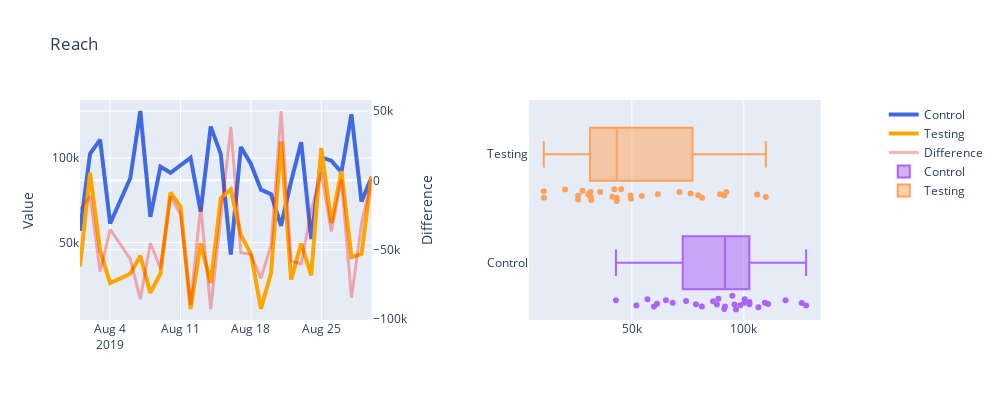
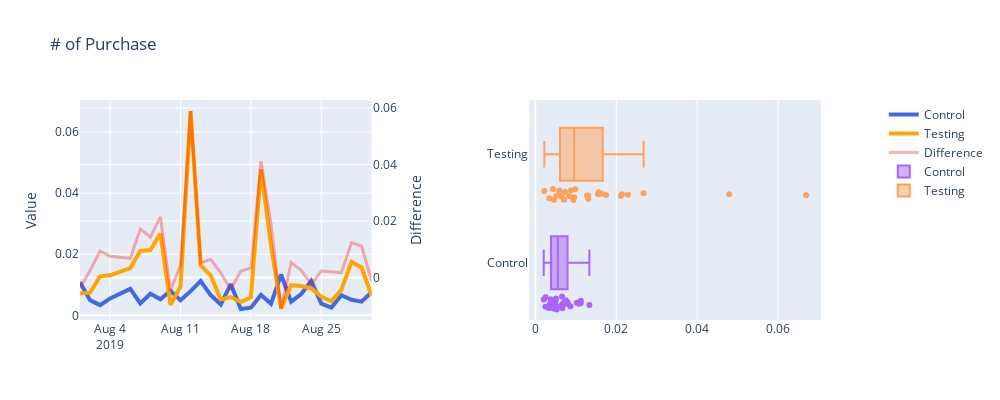
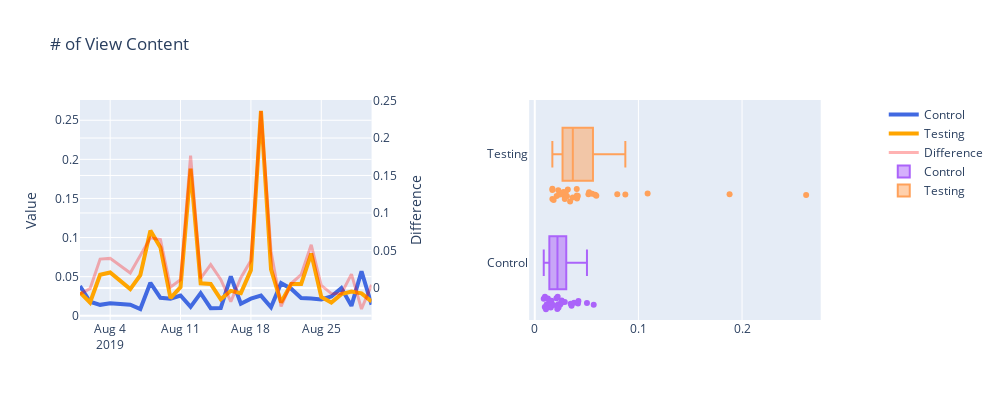
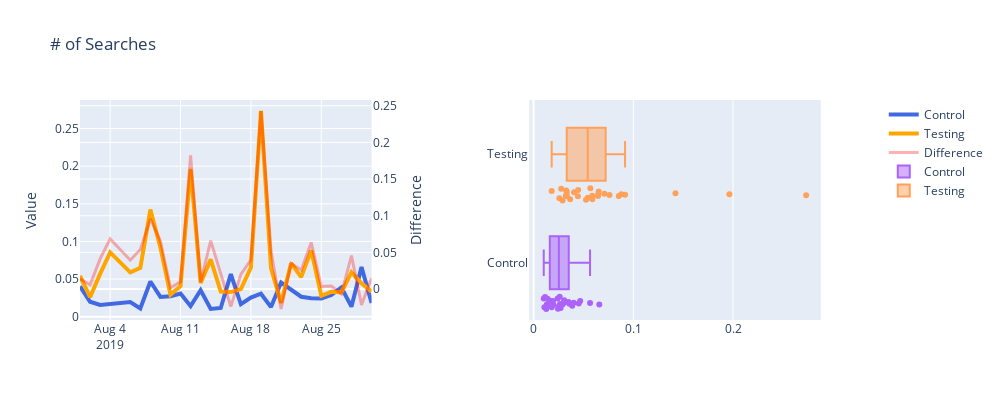

Notebook source saved alongside these figures, in order:
### Code cell
for col in set([col.split('_')[0] for col in h_df.columns]):
    ab_test_plot(h_df, col + '_cont', col + '_test', col + '_diff')
